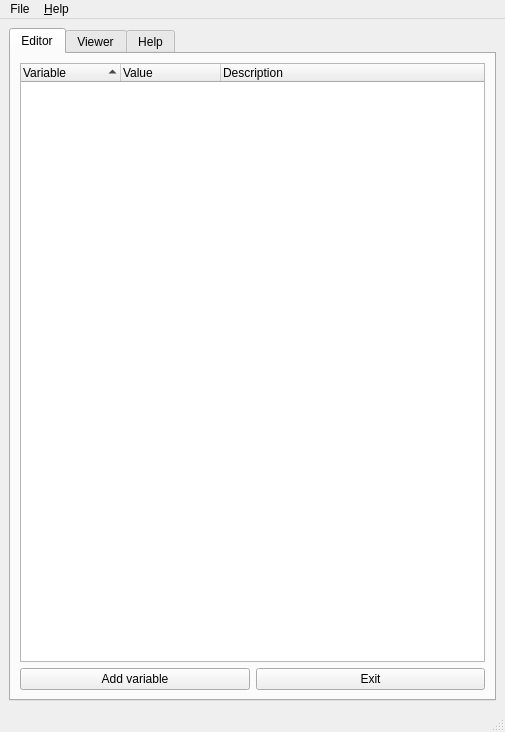
<ui version="4.0" >
 <class>MainWindow</class>
 <widget class="QMainWindow" name="MainWindow" >
  <property name="geometry" >
   <rect>
    <x>0</x>
    <y>0</y>
    <width>505</width>
    <height>732</height>
   </rect>
  </property>
  <property name="windowTitle" >
   <string>.EPG Editor</string>
  </property>
  <property name="windowIcon" >
   <iconset>egicon.png</iconset>
  </property>
  <widget class="QWidget" name="centralwidget" >
   <layout class="QVBoxLayout" >
    <item>
     <widget class="QTabWidget" name="tabWidget" >
      <property name="currentIndex" >
       <number>0</number>
      </property>
      <widget class="QWidget" name="tab" >
       <attribute name="title" >
        <string>Editor</string>
       </attribute>
       <layout class="QVBoxLayout" >
        <item>
         <widget class="QTreeWidget" name="treeWidget" >
          <property name="mouseTracking" >
           <bool>true</bool>
          </property>
          <property name="alternatingRowColors" >
           <bool>true</bool>
          </property>
          <property name="sortingEnabled" >
           <bool>true</bool>
          </property>
          <property name="animated" >
           <bool>true</bool>
          </property>
          <property name="wordWrap" >
           <bool>true</bool>
          </property>
          <property name="columnCount" >
           <number>3</number>
          </property>
          <column>
           <property name="text" >
            <string>Variable</string>
           </property>
          </column>
          <column>
           <property name="text" >
            <string>Value</string>
           </property>
          </column>
          <column>
           <property name="text" >
            <string>Description</string>
           </property>
          </column>
         </widget>
        </item>
        <item>
         <layout class="QHBoxLayout" >
          <item>
           <widget class="QPushButton" name="addVButton" >
            <property name="toolTip" >
             <string>&lt;html>&lt;head>&lt;meta name="qrichtext" content="1" />&lt;style type="text/css">
p, li { white-space: pre-wrap; }
&lt;/style>&lt;/head>&lt;body style=" font-family:'Sans Serif'; font-size:12pt; font-weight:400; font-style:normal;">
&lt;p style=" margin-top:0px; margin-bottom:0px; margin-left:0px; margin-right:0px; -qt-block-indent:0; text-indent:0px;">Save file&lt;/p>&lt;/body>&lt;/html></string>
            </property>
            <property name="text" >
             <string>Add variable</string>
            </property>
           </widget>
          </item>
          <item>
           <widget class="QPushButton" name="exitButton" >
            <property name="toolTip" >
             <string>&lt;html>&lt;head>&lt;meta name="qrichtext" content="1" />&lt;style type="text/css">
p, li { white-space: pre-wrap; }
&lt;/style>&lt;/head>&lt;body style=" font-family:'Sans Serif'; font-size:12pt; font-weight:400; font-style:normal;">
&lt;p style=" margin-top:0px; margin-bottom:0px; margin-left:0px; margin-right:0px; -qt-block-indent:0; text-indent:0px;">Leave the editor.&lt;/p>&lt;/body>&lt;/html></string>
            </property>
            <property name="text" >
             <string>Exit</string>
            </property>
           </widget>
          </item>
         </layout>
        </item>
       </layout>
      </widget>
      <widget class="QWidget" name="tab_2" >
       <attribute name="title" >
        <string>Viewer</string>
       </attribute>
       <layout class="QVBoxLayout" >
        <item>
         <widget class="QTextBrowser" name="epgView" />
        </item>
       </layout>
      </widget>
      <widget class="QWidget" name="help_tab" >
       <attribute name="title" >
        <string>Help</string>
       </attribute>
       <attribute name="toolTip" >
        <string>Usage help</string>
       </attribute>
       <layout class="QVBoxLayout" >
        <item>
         <widget class="QTextBrowser" name="helpBrowser" />
        </item>
       </layout>
      </widget>
     </widget>
    </item>
   </layout>
  </widget>
  <widget class="QMenuBar" name="menubar" >
   <property name="geometry" >
    <rect>
     <x>0</x>
     <y>0</y>
     <width>505</width>
     <height>38</height>
    </rect>
   </property>
   <widget class="QMenu" name="menuFile" >
    <property name="title" >
     <string>File</string>
    </property>
    <addaction name="action_New" />
    <addaction name="action_Open_epg_File" />
    <addaction name="action_Save" />
    <addaction name="separator" />
    <addaction name="actionE_xit" />
   </widget>
   <widget class="QMenu" name="menu_Help" >
    <property name="title" >
     <string>&amp;Help</string>
    </property>
    <addaction name="action_Help" />
    <addaction name="action_About" />
    <addaction name="separator" />
    <addaction name="actionAbout_Epigrass" />
   </widget>
   <addaction name="menuFile" />
   <addaction name="menu_Help" />
  </widget>
  <widget class="QStatusBar" name="statusbar" />
  <action name="action_Help" >
   <property name="text" >
    <string>&amp;Help</string>
   </property>
   <property name="shortcut" >
    <string>F1</string>
   </property>
  </action>
  <action name="action_About" >
   <property name="text" >
    <string>&amp;About</string>
   </property>
  </action>
  <action name="actionAbout_Epigrass" >
   <property name="text" >
    <string>About &amp;Epigrass</string>
   </property>
  </action>
  <action name="actionAuto_Refresh" >
   <property name="checkable" >
    <bool>true</bool>
   </property>
   <property name="text" >
    <string>Auto-&amp;Refresh</string>
   </property>
  </action>
  <action name="action_Open_epg_File" >
   <property name="text" >
    <string>&amp;Open .epg File</string>
   </property>
   <property name="shortcut" >
    <string>Ctrl+O</string>
   </property>
  </action>
  <action name="action_Save" >
   <property name="text" >
    <string>&amp;Save</string>
   </property>
   <property name="shortcut" >
    <string>Ctrl+S</string>
   </property>
  </action>
  <action name="actionE_xit" >
   <property name="text" >
    <string>E&amp;xit</string>
   </property>
   <property name="shortcut" >
    <string>Ctrl+X</string>
   </property>
  </action>
  <action name="action_Refresh" >
   <property name="text" >
    <string>&amp;Refresh</string>
   </property>
   <property name="shortcut" >
    <string>Ctrl+R</string>
   </property>
  </action>
  <action name="action_New" >
   <property name="text" >
    <string>&amp;New</string>
   </property>
   <property name="shortcut" >
    <string>Ctrl+N</string>
   </property>
  </action>
 </widget>
 <resources/>
 <connections/>
</ui>
